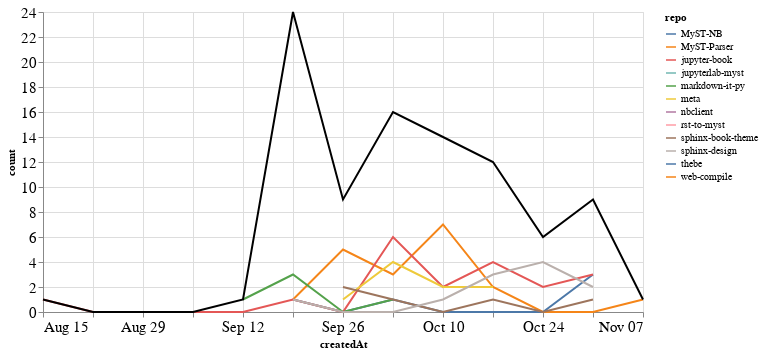

Source (notebook cell):
### Markdown cell above
### Comments

### Code cell
comments_time = comments.groupby('repo').resample('W', on='createdAt').count()['author'].reset_index()
comments_time = comments_time.rename(columns={'author': 'count'})
comments_time_total = comments_time.groupby('createdAt').agg({"count": "sum"}).reset_index()
ch1 = alt.Chart(comments_time, width=600).mark_line().encode(
    x='createdAt',
    y='count',
    color='repo',
    tooltip="repo"
)

ch2 = alt.Chart(comments_time_total, width=600).mark_line(color="black").encode(
    x='createdAt',
    y='count',
)

ch1 + ch2

### Figure 1 — Vega-Lite specification as saved in the notebook (floating-point values rounded to 4 significant figures)
{"config": {"axisLeft": {"labelFontSize": 15}, "axisBottom": {"labelFontSize": 15}}, "layer": [{"data": {"name": "data-016de64fb3453c860c7f20467a989ff4"}, "mark": "line", "encoding": {"color": {"type": "nominal", "field": "repo"}, "tooltip": {"type": "nominal", "field": "repo"}, "x": {"type": "temporal", "field": "createdAt"}, "y": {"type": "quantitative", "field": "count"}}, "width": 600}, {"data": {"name": "data-e645b21186a857c112b982c1150fbbc3"}, "mark": {"type": "line", "color": "black"}, "encoding": {"x": {"type": "temporal", "field": "createdAt"}, "y": {"type": "quantitative", "field": "count"}}, "width": 600}], "$schema": "https://vega.github.io/schema/vega-lite/v4.8.1.json", "datasets": {"data-016de64fb3453c860c7f20467a989ff4": [{"repo": "MyST-NB", "createdAt": "2021-09-19T00:00:00", "count": 1}, {"repo": "MyST-NB", "createdAt": "2021-09-26T00:00:00", "count": 0}, {"repo": "MyST-NB", "createdAt": "2021-10-03T00:00:00", "count": 1}, {"repo": "MyST-NB", "createdAt": "2021-10-10T00:00:00", "count": 0}, {"repo": "MyST-NB", "createdAt": "2021-10-17T00:00:00", "count": 0}, {"repo": "MyST-NB", "createdAt": "2021-10-24T00:00:00", "count": 0}, {"repo": "MyST-NB", "createdAt": "2021-10-31T00:00:00", "count": 3}, {"repo": "MyST-Parser", "createdAt": "2021-09-19T00:00:00", "count": 1}, {"repo": "MyST-Parser", "createdAt": "2021-09-26T00:00:00", "count": 5}, {"repo": "MyST-Parser", "createdAt": "2021-10-03T00:00:00", "count": 3}, {"repo": "MyST-Parser", "createdAt": "2021-10-10T00:00:00", "count": 7}, {"repo": "MyST-Parser", "createdAt": "2021-10-17T00:00:00", "count": 2}, {"repo": "MyST-Parser", "createdAt": "2021-10-24T00:00:00", "count": 0}, {"repo": "MyST-Parser", "createdAt": "2021-10-31T00:00:00", "count": 0}, {"repo": "MyST-Parser", "createdAt": "2021-11-07T00:00:00", "count": 1}, {"repo": "jupyter-book", "createdAt": "2021-08-15T00:00:00", "count": 1}, {"repo": "jupyter-book", "createdAt": "2021-08-22T00:00:00", "count": 0}, {"repo": "jupyter-book", "createdAt": "2021-08-29T00:00:00", "count": 0}, {"repo": "jupyter-book", "createdAt": "2021-09-05T00:00:00", "count": 0}, {"repo": "jupyter-book", "createdAt": "2021-09-12T00:00:00", "count": 0}, {"repo": "jupyter-book", "createdAt": "2021-09-19T00:00:00", "count": 1}, {"repo": "jupyter-book", "createdAt": "2021-09-26T00:00:00", "count": 0}, {"repo": "jupyter-book", "createdAt": "2021-10-03T00:00:00", "count": 6}, {"repo": "jupyter-book", "createdAt": "2021-10-10T00:00:00", "count": 2}, {"repo": "jupyter-book", "createdAt": "2021-10-17T00:00:00", "count": 4}, {"repo": "jupyter-book", "createdAt": "2021-10-24T00:00:00", "count": 2}, {"repo": "jupyter-book", "createdAt": "2021-10-31T00:00:00", "count": 3}, {"repo": "jupyterlab-myst", "createdAt": "2021-09-19T00:00:00", "count": 7}, {"repo": "markdown-it-py", "createdAt": "2021-09-12T00:00:00", "count": 1}, {"repo": "markdown-it-py", "createdAt": "2021-09-19T00:00:00", "count": 3}, {"repo": "markdown-it-py", "createdAt": "2021-09-26T00:00:00", "count": 0}, {"repo": "markdown-it-py", "createdAt": "2021-10-03T00:00:00", "count": 1}, {"repo": "meta", "createdAt": "2021-09-26T00:00:00", "count": 1}, {"repo": "meta", "createdAt": "2021-10-03T00:00:00", "count": 4}, {"repo": "meta", "createdAt": "2021-10-10T00:00:00", "count": 2}, {"repo": "meta", "createdAt": "2021-10-17T00:00:00", "count": 2}, {"repo": "nbclient", "createdAt": "2021-09-19T00:00:00", "count": 7}, {"repo": "rst-to-myst", "createdAt": "2021-09-19T00:00:00", "count": 3}, {"repo": "sphinx-book-theme", "createdAt": "2021-09-26T00:00:00", "count": 2}, {"repo": "sphinx-book-theme", "createdAt": "2021-10-03T00:00:00", "count": 1}, {"repo": "sphinx-book-theme", "createdAt": "2021-10-10T00:00:00", "count": 0}, {"repo": "sphinx-book-theme", "createdAt": "2021-10-17T00:00:00", "count": 1}, {"repo": "sphinx-book-theme", "createdAt": "2021-10-24T00:00:00", "count": 0}, {"repo": "sphinx-book-theme", "createdAt": "2021-10-31T00:00:00", "count": 1}, {"repo": "sphinx-design", "createdAt": "2021-09-19T00:00:00", "count": 1}, {"repo": "sphinx-design", "createdAt": "2021-09-26T00:00:00", "count": 0}, {"repo": "sphinx-design", "createdAt": "2021-10-03T00:00:00", "count": 0}, {"repo": "sphinx-design", "createdAt": "2021-10-10T00:00:00", "count": 1}, {"repo": "sphinx-design", "createdAt": "2021-10-17T00:00:00", "count": 3}, {"repo": "sphinx-design", "createdAt": "2021-10-24T00:00:00", "count": 4}, {"repo": "sphinx-design", "createdAt": "2021-10-31T00:00:00", "count": 2}, {"repo": "thebe", "createdAt": "2021-10-10T00:00:00", "count": 2}, {"repo": "web-compile", "createdAt": "2021-09-26T00:00:00", "count": 1}], "data-e645b21186a857c112b982c1150fbbc3": [{"createdAt": "2021-08-15T00:00:00", "count": 1}, {"createdAt": "2021-08-22T00:00:00", "count": 0}, {"createdAt": "2021-08-29T00:00:00", "count": 0}, {"createdAt": "2021-09-05T00:00:00", "count": 0}, {"createdAt": "2021-09-12T00:00:00", "count": 1}, {"createdAt": "2021-09-19T00:00:00", "count": 24}, {"createdAt": "2021-09-26T00:00:00", "count": 9}, {"createdAt": "2021-10-03T00:00:00", "count": 16}, {"createdAt": "2021-10-10T00:00:00", "count": 14}, {"createdAt": "2021-10-17T00:00:00", "count": 12}, {"createdAt": "2021-10-24T00:00:00", "count": 6}, {"createdAt": "2021-10-31T00:00:00", "count": 9}, {"createdAt": "2021-11-07T00:00:00", "count": 1}]}}
